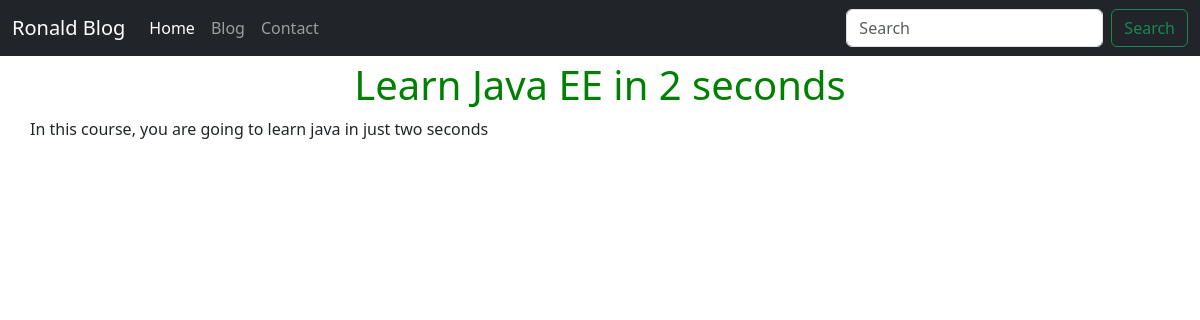
Screenshot of /blogpost/javaee-in-two-seconds with the database file from the repository.
### blog/models.py (models this page shows, shortened)
class Blog(models.Model):
    sno = models.AutoField(primary_key=True)
    title = models.CharField(max_length=200)
    content = models.TextField()
    slug = models.CharField(max_length=100)
    time = models.DateTimeField(auto_now_add=True)

### blog/views.py (the view)
# urls.py: path("blogpost/<str:slug>", views.blogpost, name="blogpost"),
def blogpost(request, slug):
    blog = Blog.objects.filter(slug=slug).first()
    context = {"blog": blog}
    return render(request, 'blogpost.html', context=context)

### templates/blogpost.html (shortened to what this page needs)
{% extends "base.html" %}
{% block body %}
<div class="container">
    <h1 style="text-align:center; color: green; margin-top: 5px">{{blog.title}}</h1>
    <div class="row">{{blog.content | safe}}</div>
</div>
{% endblock body %}

### rows the page displays
Blog: title "Learn Java EE in 2 seconds", content "In this course, you are going to learn java in just two seconds"
